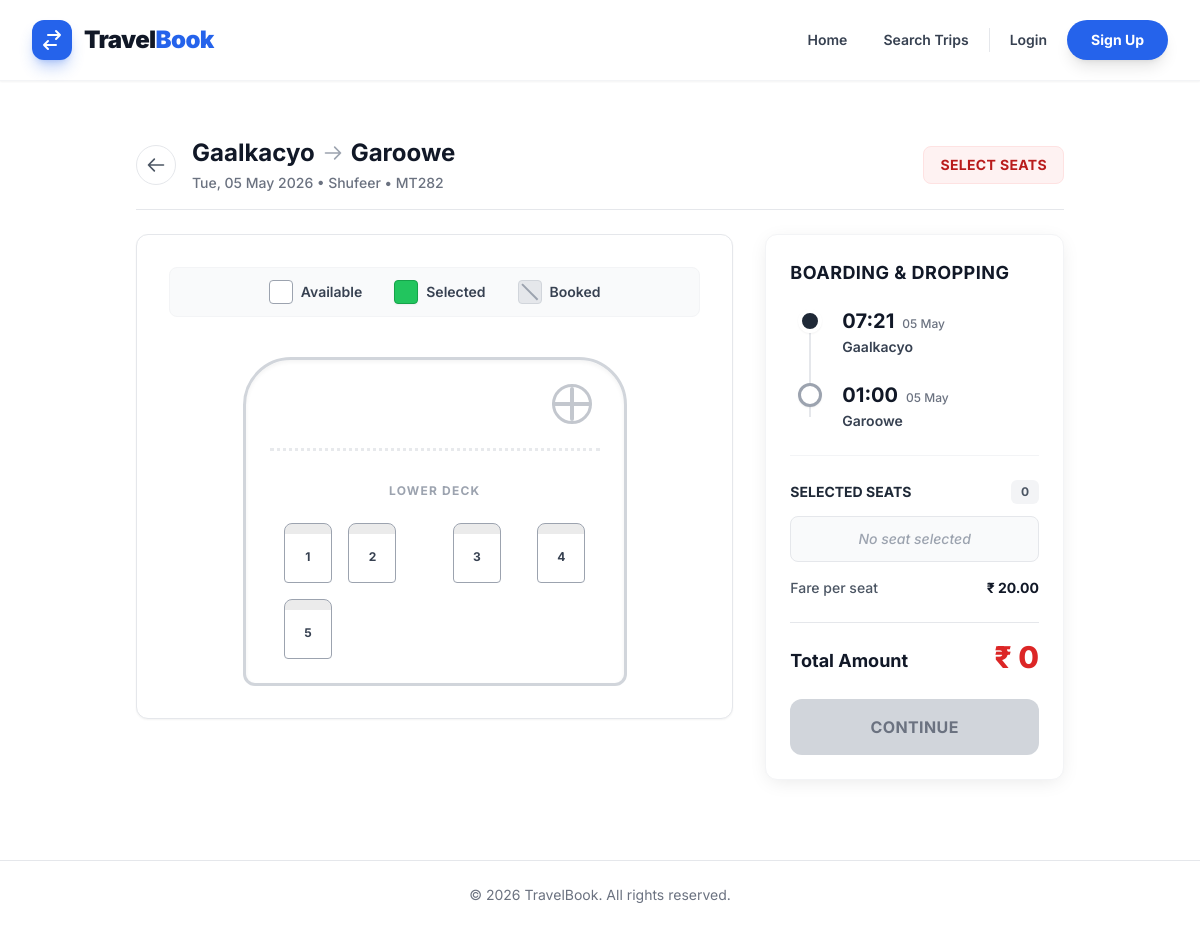
/listing/trip/1/, run on an earlier commit of the app's database.
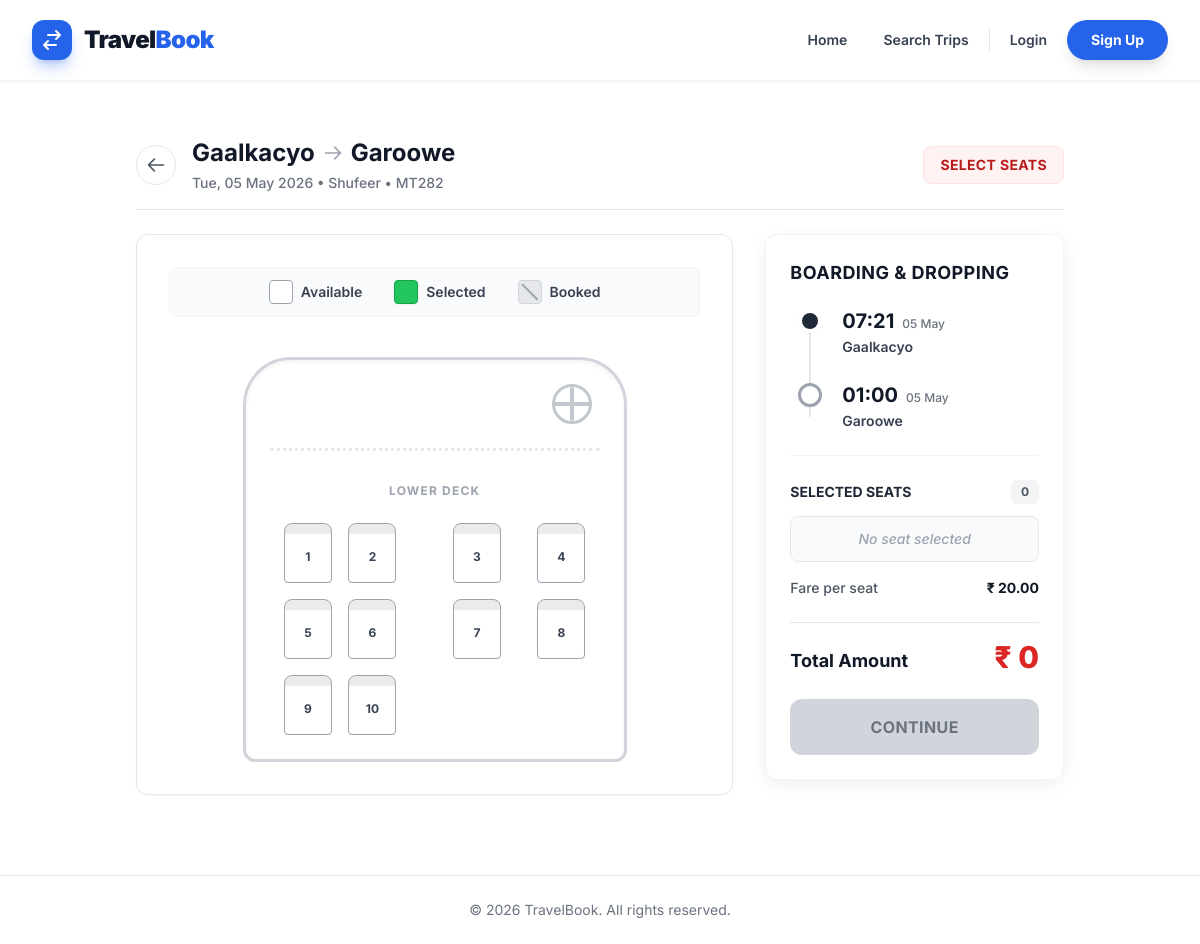
And on a later commit of the database.
### listing/models.py (models this page shows, shortened)
class Seat(models.Model):
    bus = models.ForeignKey(Bus, on_delete=models.CASCADE, related_name='seats')
    seat_number = models.CharField(max_length=10)
    class Meta:
        unique_together = ('bus', 'seat_number')

### listing/views.py (the view)
# urls.py: path('trip/<int:pk>/', views.trip_detail_view, name='trip_detail'),
def trip_detail_view(request, pk):
    trip = get_object_or_404(Trip, pk=pk)
    all_seats = trip.bus.seats.all().order_by('id')
    booked_seat_ids = trip.get_booked_seats().values_list('id', flat=True)
    seat_data = []
    for seat in all_seats:
        seat_data.append({
            'seat': seat,
            'is_booked': seat.id in booked_seat_ids
        })
    context = {
        'trip': trip,
        'seat_data': seat_data,
        'available_count': trip.get_available_seats().count(),
    }
    return render(request, 'listing/trip_detail.html', context)

### listing/models.py (called while the page is built)
    def get_booked_seats(self):
        return Seat.objects.filter(booking__trip=self, booking__status__in=['CONFIRMED', 'PENDING'])

    def get_available_seats(self):
        booked_seats = self.get_booked_seats()
        return self.bus.seats.exclude(id__in=booked_seats.values_list('id', flat=True))

### listing/templates/listing/trip_detail.html (shortened to what the changed rows need)
{% extends 'base.html' %}
{% block content %}
<div class="max-w-6xl mx-auto mt-6 mb-12 px-4">
    <div class="mb-6 flex items-center justify-between border-b border-gray-200 pb-4">
        <div class="flex items-center gap-4">
            <div>
                <h1 class="text-2xl font-bold text-gray-900 flex items-center gap-2">
                    {{ trip.route.origin }}
                    <svg class="w-5 h-5 text-gray-400" fill="none" stroke="currentColor" viewBox="0 0 24 24"><path stroke-linecap="round" stroke-linejoin="round" stroke-width="2" d="M14 5l7 7m0 0l-7 7m7-7H3"></path></svg>
                    {{ trip.route.destination }}
                </h1>
            </div>
        </div>
    </div>
    <div class="flex flex-col lg:flex-row gap-8">
        <div class="w-full lg:w-2/3">
            <div class="bg-white rounded-xl shadow-sm border border-gray-200 p-6 md:p-8">
                <div class="flex justify-center">
                    <form id="booking-form" action="{% url 'booking:book_trip' trip.id %}" method="POST" class="w-full max-w-sm">
                        <div class="bg-white border-[3px] border-gray-300 p-6 rounded-t-[3rem] rounded-b-xl shadow-inner relative">
                            <div class="grid grid-cols-4 gap-y-4 gap-x-2 justify-items-center">
                                {% for data in seat_data %}
                                    <div class="relative w-full aspect-[4/5] max-w-[3rem] {% cycle '' 'mr-6 sm:mr-10' '' '' %}">
                                        <label
                                            for="seat-{{ data.seat.id }}"
                                            class="flex flex-col items-center justify-center w-full h-full rounded-t-lg rounded-b border-[1.5px] text-xs font-bold cursor-pointer transition-all duration-200 relative overflow-hidden
                                            {% if data.is_booked %}
                                                bg-gray-100 border-gray-300 text-gray-400 cursor-not-allowed
                                            {% else %}
                                                bg-white border-gray-400 text-gray-700 hover:border-red-500 peer-checked:bg-green-500 peer-checked:border-green-600 peer-checked:text-white peer-checked:shadow-md
                                            {% endif %}"
                                        >
                                            <div class="absolute top-0 w-full h-2.5 bg-black opacity-[0.08]"></div>
                                            <span class="mt-2 z-10">{{ data.seat.seat_number }}</span>
                                        </label>
                                    </div>
                                {% endfor %}
                            </div>
                        </div>
                    </form>
                </div>
            </div>
        </div>
    </div>
</div>
{% endblock %}

What changed in the data, as far as the page shows it:
added Seat: seat.seat_number "6"
added Seat: seat.seat_number "7"
added Seat: seat.seat_number "8"
added Seat: seat.seat_number "9"
added Seat: seat.seat_number "10"
